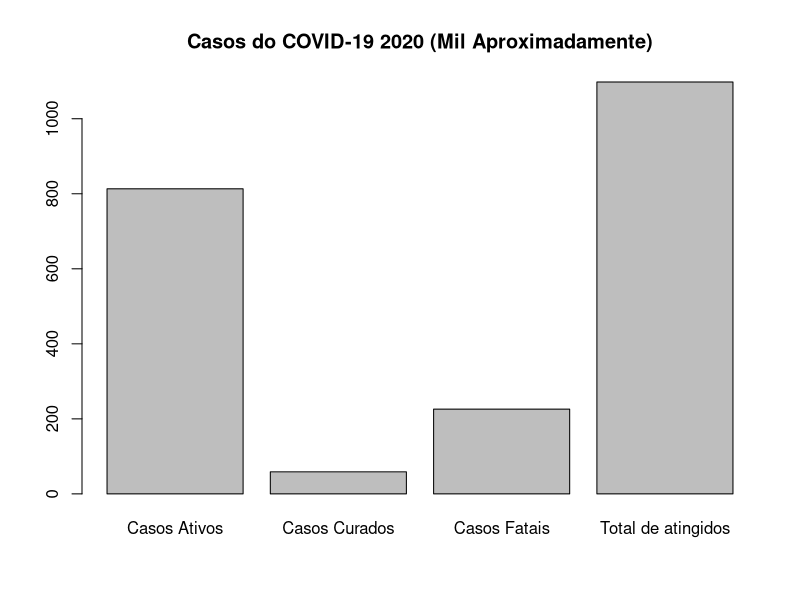

This figure's R source:
Fibbonaci <- function(){
n1 <- 0
n2 <- 1
n3 <- 0

while  (n3 <= 200){
    n3  <- n2  + n1
    n1 <- n2
    n2 <- n3
    print(n3)
}
}
#---------------------#

#Ler um CSV e  Criar um GRAFICO Barra

LerCsv <- function(){
    data <- read.csv("valor.csv")
    y <- data.frame(x = max(data$valor), y = min(data$valor))
    names(y) <- c("Valor Maior","Valor menor")
    barplot(height = as.numeric(y[1,]), names.arg = names(y))
}

Covid19Tracker <- function(){
    data <- read.csv("covid.csv")
    total <- (data$ativos + data$recover + data$fatal)

  
   frame <- data.frame(x = data$ativos,y = data$recover, z= data$fata, i= total)
    names(frame) <- c("Casos Ativos","Casos Curados","Casos Fatais","Total de atingidos")

    barplot(height = as.numeric(frame[1,]),main="Casos do COVID-19 2020 (Mil Aproximadamente)", names.arg = names(frame))


}

#Tire o comentario da função que deseja executar

#Fibbonaci()
#LerCsv()
Covid19Tracker()